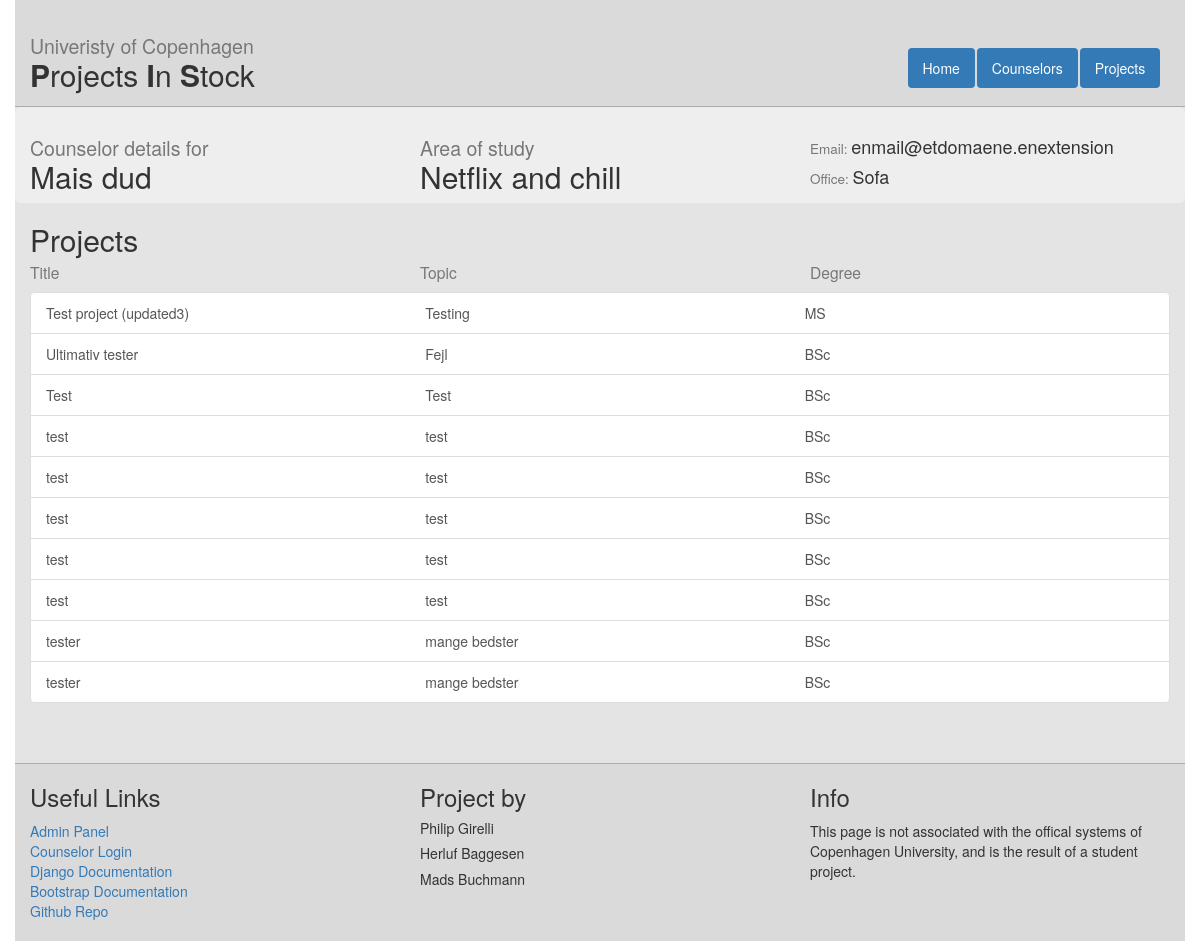
The page /counselors/4/ on the database its author committed.
### web/models.py (models this page shows, shortened)
class Counselor(models.Model):
    readonly_fields=('account_id',)
    name = models.CharField(max_length=255)
    email = models.EmailField()
    study_area = models.CharField(max_length=255)
    office = models.CharField(max_length=255)
    projects = models.ManyToManyField(Project)
    account_id = models.IntegerField(default=-1)

class Project(models.Model):
    title = models.CharField(max_length = 120) #120 is up for discussion
    description = models.TextField()
    timestamp = models.DateTimeField(auto_now = False, auto_now_add = True)
    degree_choices = (('BSc','Bachelor'),('MS','Masters'))
    degree = models.CharField(max_length = 5, choices = degree_choices, default='BSc')
    topic = models.CharField(max_length = 120) #120 is up for discussion

### web/views.py (the view)
# urls.py: url(r'^counselors/(?P<counselor_id>[0-9]+)/$', views.counselor_detail, name="counselor_detail"),
def counselor_detail(request, counselor_id):
    c = get_object_or_404(Counselor, id=counselor_id)
    context = {
        'counselor': c
    }
    return render(request, 'web/counselor_detail.html', context)

### web/templates/web/counselor_detail.html
{%extends "web/master.html" %}
{% block content%}
<div class="row info-box">
  <div class="col-md-4">
    <h2><small>Counselor details for</small><br />{{ counselor.name }}</h2>
  </div>
  <div class="col-md-4">
    <h2><small>Area of study</small><br />{{ counselor.study_area }}</h2>
  </div>
  <div class="col-md-4">
    <br />
    <h4><small>Email:  </small>{{ counselor.email }}</h4>
    <h4><small>Office:  </small>{{ counselor.office }}</h4>
  </div>
</div>
  <h2>Projects</h2>
<div style="position: relative; top: -30px;">
  <div class="row">
    <div class="col-md-4">
      <h3><small>Title</small></h3>
    </div>
    <div class="col-md-4">
      <h3><small>Topic</small></h3>
    </div>
    <div class="col-md-4">
      <h3><small>Degree</small></h3>
    </div>
  </div>
  <div class="list-group" id="counselor_projects_list">
    {% for p in counselor.projects.all%}
    <a class="list-group-item" href="{% url 'project_detail' p.id %}">
      <div class="row">
        <div class="col-md-4">{{ p.title }}</div>
        <div class="col-md-4">{{ p.topic }}</div>
        <div class="col-md-4">{{ p.degree }}</div>
      </div>
    </a>
    {% endfor %}
  </div>
</div>
{% endblock %}

### web/templates/web/master.html (shortened to what this page needs)
<!DOCTYPE html>
<html>
<head>
  {% load staticfiles %}
  <link rel="stylesheet" type="text/css" href="{% static 'web/style.css' %}">
  <link rel="stylesheet" href="http://maxcdn.bootstrapcdn.com/bootstrap/3.3.6/css/bootstrap.min.css">
</head>
<body>
<div class="container" id="site-wrapper">
  <div class="row" id="header-wrap">
    <div class="col-md-9">
      <h2><small>Univeristy of Copenhagen</small> <br /><b>P</b>rojects <b>I</b>n <b> S</b>tock</h2>
    </div>
    <div class ="col-md-3">
      <ul class="nav nav-pills" id="menu">
        <li><a href="{% url "index" %}">Home</a></li>
        <li><a href="{% url "counselor_list" %}">Counselors</a></li>
        <li><a href="{% url "project_list" %}">Projects</a></li>
      </ul>
    </div>
  </div>
<div id="content" style="display: none;">
{%block content%}
{%endblock%}
</div>
<div class="row" id="footer">
  <div class="col-md-4">
    <h3>Useful Links</h3>
      <a href="{% url 'admin:index' %}">Admin Panel</a><br />
      <a href="{% url 'login' %}">Counselor Login</a><br />
      <a href="https://docs.djangoproject.com/en/1.9/">Django Documentation</a><br />
      <a href="http://getbootstrap.com/components/">Bootstrap Documentation</a><br />
      <a href="https://github.com/PhilipFraDIKU/Projects-in-Stock">Github Repo</a><br /><br />
  </div>
  <div class="col-md-4">
    <h3>Project by</h3>
      <h5>Philip Girelli</h5>
      <h5>Herluf Baggesen</h5>
      <h5>Mads Buchmann</h5>
  </div>
  <div class="col-md-4">
  <h3>Info</h3>
  <p>
   This page is not associated with the offical systems of Copenhagen University, and is the result of a student project.
  </p>
  </div>
</div>
</div>
</body>
</html>

### web/static/web/style.css (style rules this page uses)
#header-wrap { border-bottom: solid 1px; background-color : rgba(128, 128, 128, 0.1); border-color: rgba(128, 128, 128, 0.5); padding-top : 5px; padding-bottom : 5px; }
html, body { height : 100%; }
#menu { margin-top : 43px; }
.nav-pills li a { background-color: #337AB7; color : #fff; transition : color 0.5s; -webkit- transition : color 0.5s; }
.container { background-color: rgba(128, 128, 128, 0.21); }
#footer { background-color : rgba(128, 128, 128, 0.1); border-top : solid 1px; border-color : rgba(128, 128, 128, 0.5); margin-top : 30px; }
.info-box { background-color : #eee; border-radius: 6px; }

### rows shown on the page
Counselor: name "Mais dud", study_area "Netflix and chill", email "enmail@etdomaene.enextension", office "Sofa"
Project: title "Test project (updated3)", topic "Testing", degree "MS"
Project: title "Ultimativ tester", topic "Fejl", degree "BSc"
Project: title "Test", topic "Test", degree "BSc"
Project: title "test", topic "test", degree "BSc"
Project: title "test", topic "test", degree "BSc"
Project: title "test", topic "test", degree "BSc"
Project: title "test", topic "test", degree "BSc"
Project: title "test", topic "test", degree "BSc"
Project: title "tester", topic "mange bedster", degree "BSc"
Project: title "tester", topic "mange bedster", degree "BSc"
